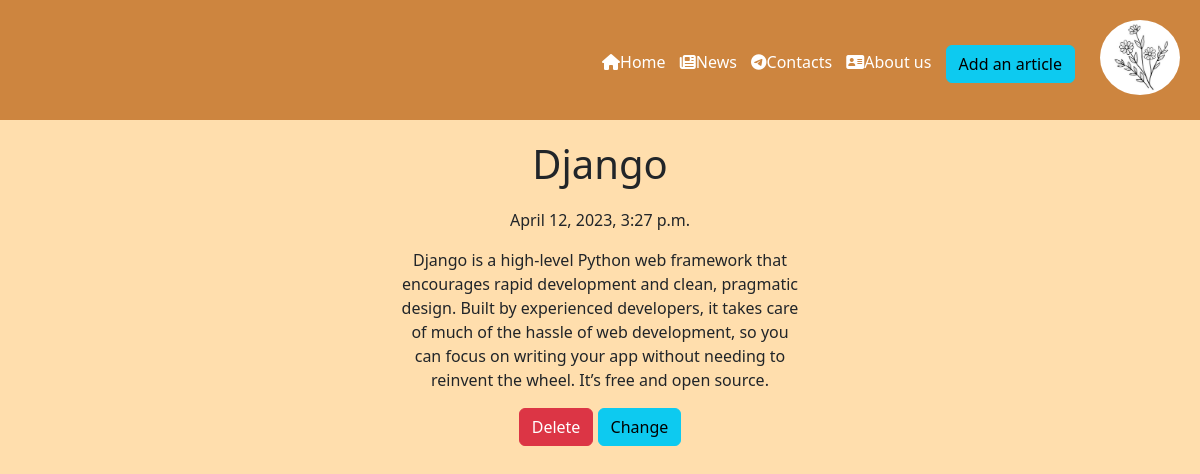
/news/5, run on the app's committed database.
### news/models.py (models this page shows, shortened)
class Articles(models.Model):
    title = models.CharField('Name', max_length = 50)
    intro = models.CharField('Intro', max_length = 250)
    full_text = models.TextField('Article')
    date = models.DateTimeField('Date of publication')
    class Meta:
        verbose_name = 'New'
        verbose_name_plural = 'News'

### news/views.py (the view)
# urls.py: path('<int:pk>', views.NewsDetailView.as_view(), name = 'news-detail'),
class NewsDetailView(DetailView):
    model = Articles
    template_name = 'news/details_view.html'
    context_object_name = 'article'

### news/templates/news/details_view.html (shortened to what this page needs)
{% extends 'main/layout.html' %}
{% load static %}
{% block content %}
    <div class="features">
        <h1> {{ article.title }} </h1>
        <p> {{ article.date }} </p>
        <p> {{ article.full_text }} </p>
        <a class="btn btn-danger" href="{% url 'news-delete' article.id %}">Delete</a>
        <a class="btn btn-info" href="{% url 'news-update' article.id %}">Change</a>
    </div>
{% endblock %}

### main/static/main/css/main.css (style rules this page uses)
body { background: #FFDEAD; }

### news/static/news/css/create.css (style rules this page uses)
.features { width: 50vh; text-align: center; margin: auto; margin-top: 20px; }
.features h1 { margin-bottom: 20px; }

### data on the page
Articles: title "Django", date "April 12, 2023, 3:27 p.m.", full_text "Django is a high-level Python web framework that encourages rapid development and clean, pragmatic design. Built by experienced developers, it takes care of much of the hassle of web development, so you can focus on writing your app without needing to reinvent the wheel. It’s free and open source."
